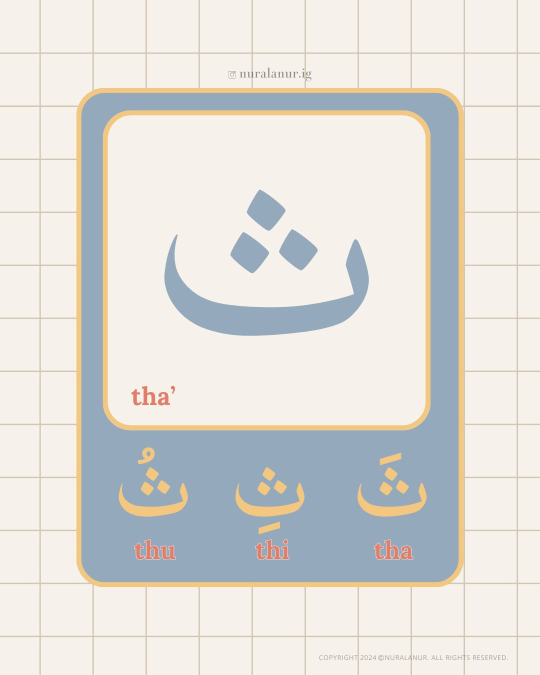
#> input picture tha-motion/assets/reference.jpg, 1080 x 1350 px, found by its file name (shown at 1/2 size)
$ python make_bg.py
#> lines starting #> are read from the running program, lines starting #| are printed output that depends on the picture; long printed decimals are rounded
"""Clean background plate: original image with the card area re-filled with an exact copy of the grid."""
import numpy as np
from PIL import Image
im = np.array(Image.open('assets/reference.jpg').convert('RGB')).astype(float)
H, W, _ = im.shape
#> H = 1350; W = 1080
cream = np.median(im[10:100, 5:70].reshape(-1, 3), axis=0)
#> cream = [246, 241, 235]
vprof = im[8:100, :, :].mean(axis=0)          # colour per column from the clean strip above the card
#> vprof = 1080 rows, first 8: [246, 241, 235], [246, 241, 235], [246, 241, 235], [246, 241, 235], [246, 241, 235], [246, 241, 235], [246, 241, 235], [246, 241, 235]
hprof = im[:, 8:70, :].mean(axis=1)           # colour per row from the clean strip left of the card
#> hprof = 1350 rows, first 8: [246.1, 241, 235], [246.1, 241, 235], [246.1, 241, 235], [246.1, 241, 235], [246.1, 241, 235], [246.1, 241, 235], [246.1, 241, 235], [246.1, 241, 235]
out = im.copy()
X0, X1, Y0, Y1 = 143, 937, 170, 1182
for y in range(Y0, Y1):
    for x in range(X0, X1):
        v = vprof[x] - cream; h = hprof[y] - cream
        both = (abs(v).sum() > 12) and (abs(h).sum() > 12)
        out[y, x] = np.minimum(cream + v, cream + h) - ((v.sum() * 0 + np.array([0, 2, 12])) if both else 0)
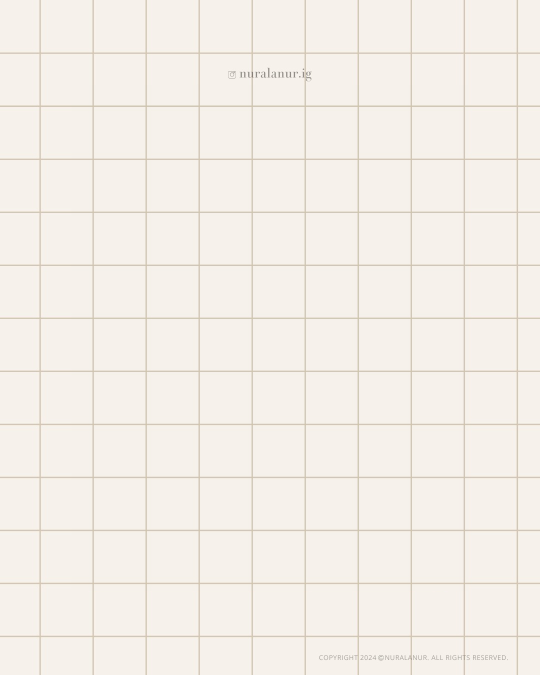
#> out: shape (1350, 1080, 3) float64 (shown at 1/2 size); mean R, G, B 244.1, 238.8, 232.1
# the plate must be card-free: verify seams
print('cream', cream, 'seam diff (left of box)', np.abs(out[500:510, X0 - 3:X0 + 3] - im[500:510, X0 - 3:X0 + 3]).mean())
#| cream [246. 241. 235.] seam diff (left of box) 0.007246
Image.fromarray(np.clip(out, 0, 255).astype(np.uint8)).save('assets/bg_plate.png')
# intersection check
print('orig intersection (186,106):', im[106, 186], ' plate in-box intersection (292,318):', out[318, 292], ' orig same-type outside (292,106):', im[106, 292])
#| orig intersection (186,106): [218. 205. 188.]  plate in-box intersection (292,318): [207.978 195.984 170.087]  orig same-type outside (292,106): [208. 196. 174.]
